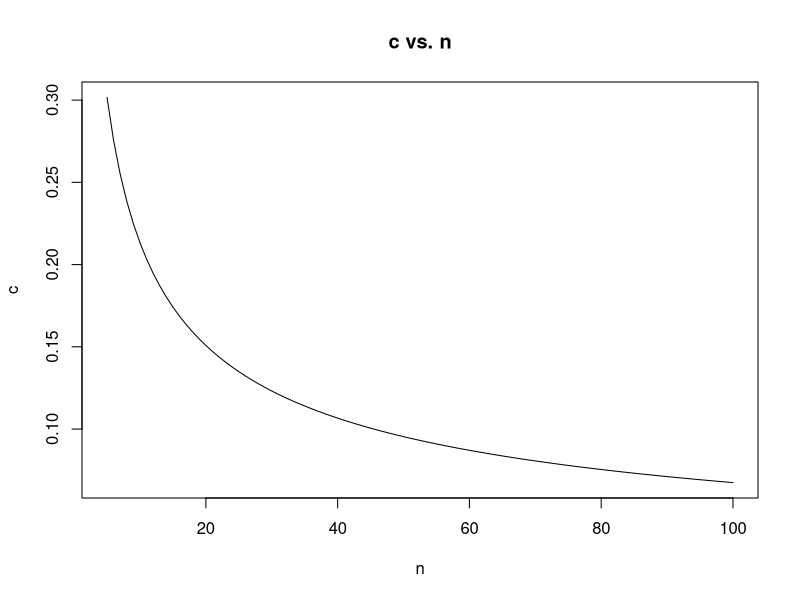
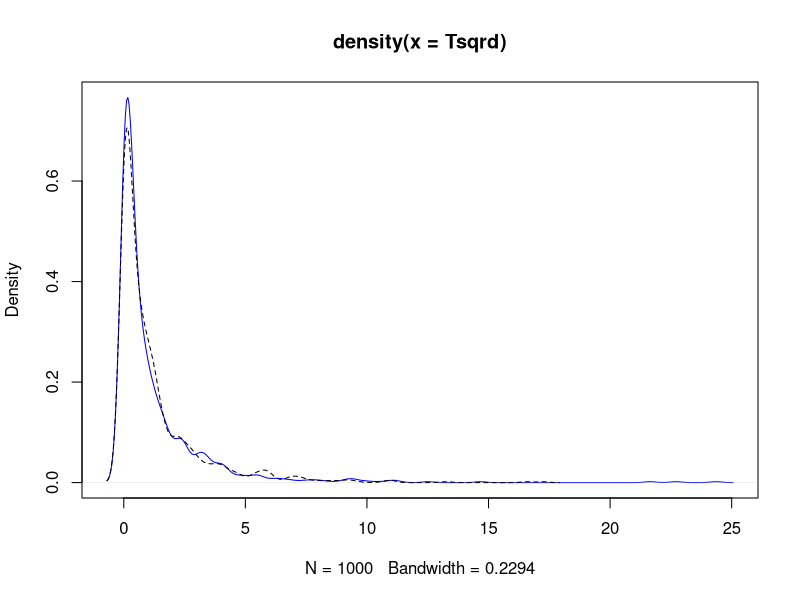
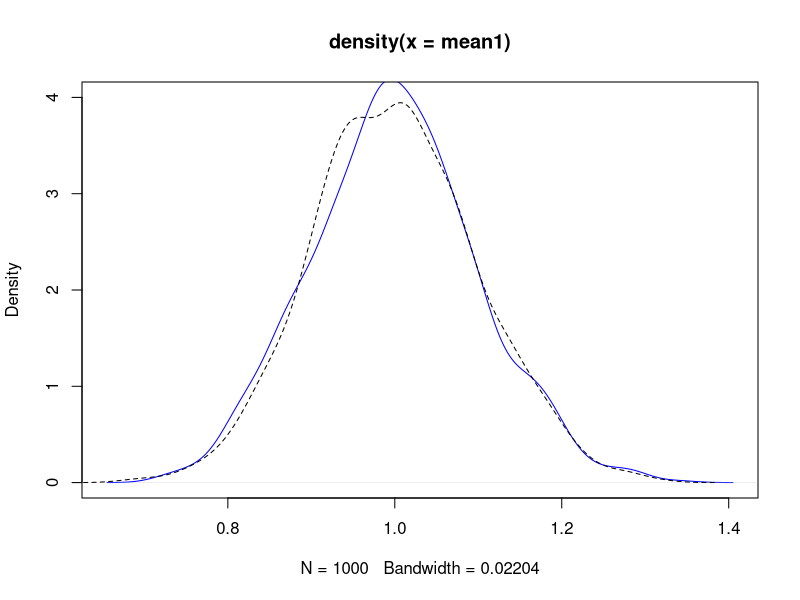

Generate these figures, in order, with R:
## ---- chunk 1
n <- seq(5,100)
y <- qnorm(0.75, mean = 0, sd = sqrt(1/n))
plot(n,y, xlab = "n", ylab = "c", main = "c vs. n", type="l")
## ---- chunk 2
x.vals = seq(from=1, to=1000)

r_Xsqrt_1 <- rchisq(x.vals, df=1)
r_Xsqrt_10 <- rchisq(x.vals, df=10)
r_Z <- rnorm(x.vals, mean = 0, sd = 1)


Tsqrd <- r_Z^2/(r_Xsqrt_10/10)
Tsqrd_density <- density(Tsqrd)

plot(Tsqrd_density, col = "blue")

#W = (U/1)/(V/n), U~Xsqrt_1, V~Xsqrt_n, here n =10

F_rm <- rf(x.vals, df=1,df2=10)
F_density <- density(F_rm)

lines( F_density, lty="dashed")

## ---- chunk 3
x1.vals = seq(from=1, to=100)
x2.vals = seq(from=1, to=400) #solved from (b), that n_2 = 4n_1

mean1 <- sapply(1:1000, function(x){
        p1 <- rnorm(x1.vals, mean = 1, sd=1)
        return(mean(p1)) 
       
})

 density_mean1 <- density(mean1)
plot(density_mean1, ylim=c(0,4), col = "blue")


mean2 <- sapply(1:1000, function(x){
        p2 <- rnorm(x2.vals, mean = 1, sd=2) # sd_2 is given
        return(mean(p2)) 
})
 density_mean2 <- density(mean2)
lines(density_mean2, lty="dashed")

# The distributions look similar. They won't look identical because here the two sets of the random variables are generated separately. 

